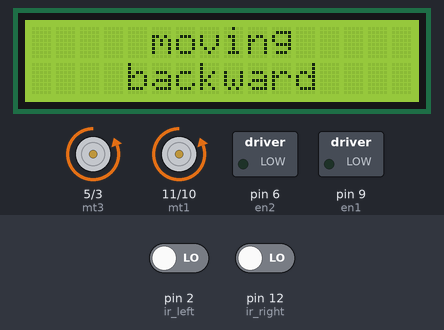
The sketch below on a simulated Arduino Uno, built with avr-gcc and run on an emulated ATmega328P. Parts: 16×2 character LCD, motor-driver pin pairs drawn as motors (green arrow = first pin HIGH = forward, orange = second pin HIGH = backward, longer = more drive), switched loads named in the sketch (green lamp = pin HIGH). Inputs (shaded band) come from the test bench; at power-on: pin 2 (ir_left) LOW, pin 12 (ir_right) LOW.

Above: at 2.2 s.
2.3 s: pin 2 (ir_left) driven HIGH
At 3.2 s:
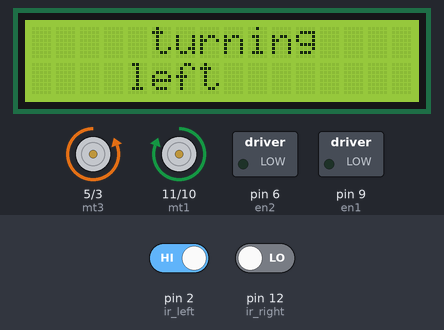
5.3 s: pin 12 (ir_right) driven HIGH
At 6.5 s:
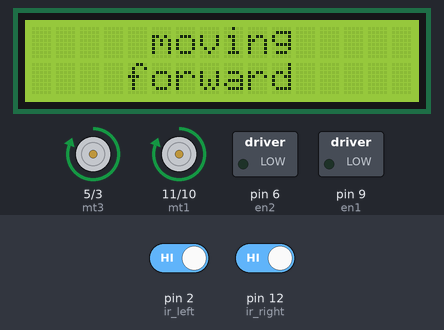
8.3 s: pin 2 (ir_left) driven LOW
At 9.6 s:
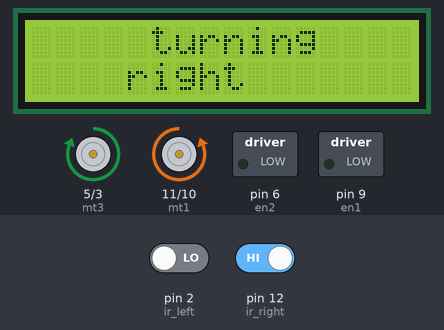
11.3 s: pin 12 (ir_right) driven LOW
At 12.1 s:
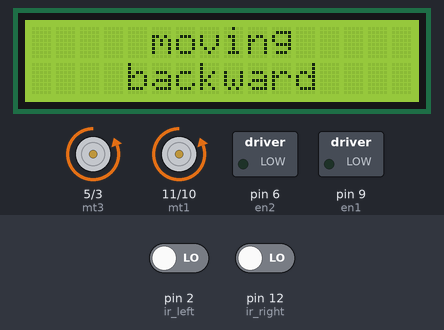
14.3 s: pin 12 (ir_right) driven HIGH
At 15.2 s:
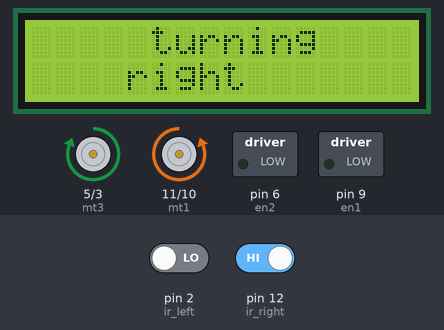
17.3 s: pin 2 (ir_left) driven HIGH
At 17.6 s:
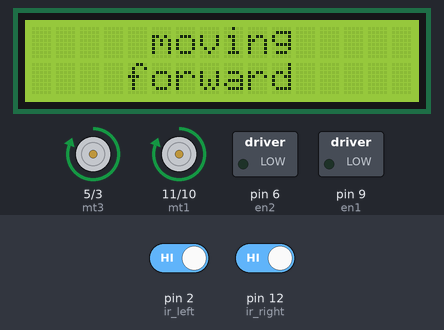
Timing chart, 0 to 20.3 s (numbered marks = the images above; inputs shaded):
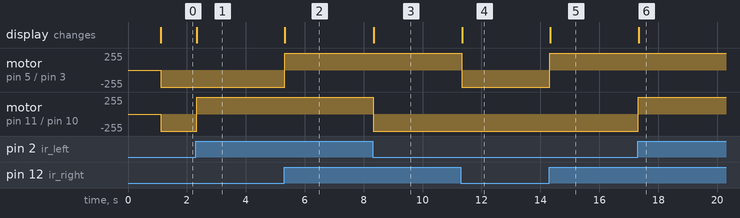

Measured:
- after the input at 2.3 s, motor on pin 11 (mt1) / pin 10 (mt2): backward 255/255 → forward 255/255 at once; the display: changes at once (image 1)
- after the input at 5.3 s, motor on pin 5 (mt3) / pin 3 (mt4): backward 255/255 → forward 255/255 at once; the display: changes at once (image 2)
- after the input at 8.3 s, motor on pin 11 (mt1) / pin 10 (mt2): forward 255/255 → backward 255/255 at once; the display: changes at once (image 3)
- after the input at 11.3 s, motor on pin 5 (mt3) / pin 3 (mt4): forward 255/255 → backward 255/255 at once; the display: changes after 0.05 s (image 4)
- after the input at 14.3 s, motor on pin 5 (mt3) / pin 3 (mt4): backward 255/255 → forward 255/255 at once; the display: changes at once (image 5)
- after the input at 17.3 s, motor on pin 11 (mt1) / pin 10 (mt2): backward 255/255 → forward 255/255 at once; the display: changes at once (image 6)

The sketch:

line_follower_robot_using_lcdI2c.ino
```cpp
#include <LiquidCrystal_I2C.h>

//intailize motors and enable pin
#define mt1 11
#define mt2 10
#define en1 9

#define en2 6
#define mt3 5
#define mt4 3

//intialize ir sensors
#define ir_left 2
#define ir_right 12

LiquidCrystal_I2C lcd(0x20,16,2);

void setup() {
  // put your setup code here, to run once:
  Serial.print(9600);
  lcd.init();
  lcd.backlight();
  lcd.clear();
  lcd.setCursor(2,0);
  lcd.print("LINE FOLLOWER");
  lcd.setCursor(5,1);
  lcd.print("ROBOT");
  delay(1000);
  lcd.clear();

  pinMode(mt1,OUTPUT);
  pinMode(mt2,OUTPUT);
  pinMode(en1,OUTPUT);

  pinMode(en2,OUTPUT);
  pinMode(mt3,OUTPUT);
  pinMode(mt4,OUTPUT);

  pinMode(ir_left,INPUT);
  pinMode(ir_right,INPUT);
}

void loop() {
  // put your main code here, to run repeatedly:
  int ir_left_val= digitalRead(ir_left);
  int ir_right_val= digitalRead(ir_right);
  lcd.clear();
  if(ir_left_val==1 && ir_right_val==1){
    Serial.print("moving forward");
    lcd.setCursor(5,0);
    lcd.print("moving");
    lcd.setCursor(4,1);
    lcd.print("forward");
    forward();
  }
  else if(ir_left_val==0 && ir_right_val==1){
    Serial.print("turning right");
    lcd.setCursor(5,0);
    lcd.print("turning");
    lcd.setCursor(4,1);
    lcd.print("right");
    right();
  }

  else if(ir_left_val==1 && ir_right_val==0){
    Serial.print("turning left");
    lcd.setCursor(5,0);
    lcd.print("turning");
    lcd.setCursor(4,1);
    lcd.print("left");
    left();
  }

  else{
    Serial.print("moving backward");
    lcd.setCursor(5,0);
    lcd.print("moving");
    lcd.setCursor(4,1);
    lcd.print("backward");
    backward();
  }


}
void forward(){
  digitalWrite(mt1,HIGH);
  digitalWrite(mt2,LOW);
  digitalWrite(mt3,HIGH);
  digitalWrite(mt4,LOW);

}
void backward(){
  digitalWrite(mt1,LOW);
  digitalWrite(mt2,HIGH);
  digitalWrite(mt3,LOW);
  digitalWrite(mt4,HIGH);
}
void right(){
  digitalWrite(mt1,LOW);
  digitalWrite(mt2,HIGH);
  digitalWrite(mt3,HIGH);
  digitalWrite(mt4,LOW);
}
void left(){
  digitalWrite(mt1,HIGH);
  digitalWrite(mt2,LOW);
  digitalWrite(mt3,LOW);
  digitalWrite(mt4,HIGH);
}
```
